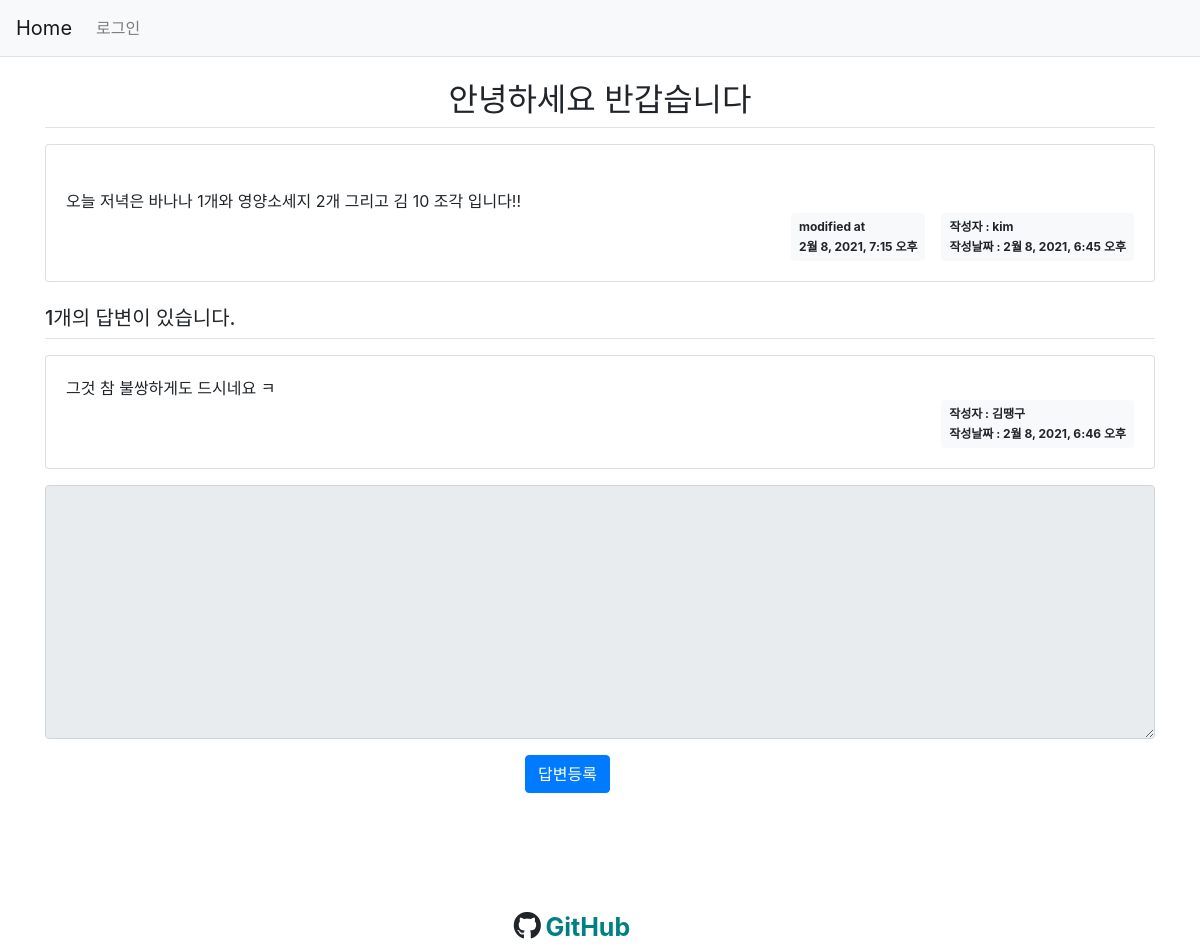
The page /232/ on the database as committed earlier.
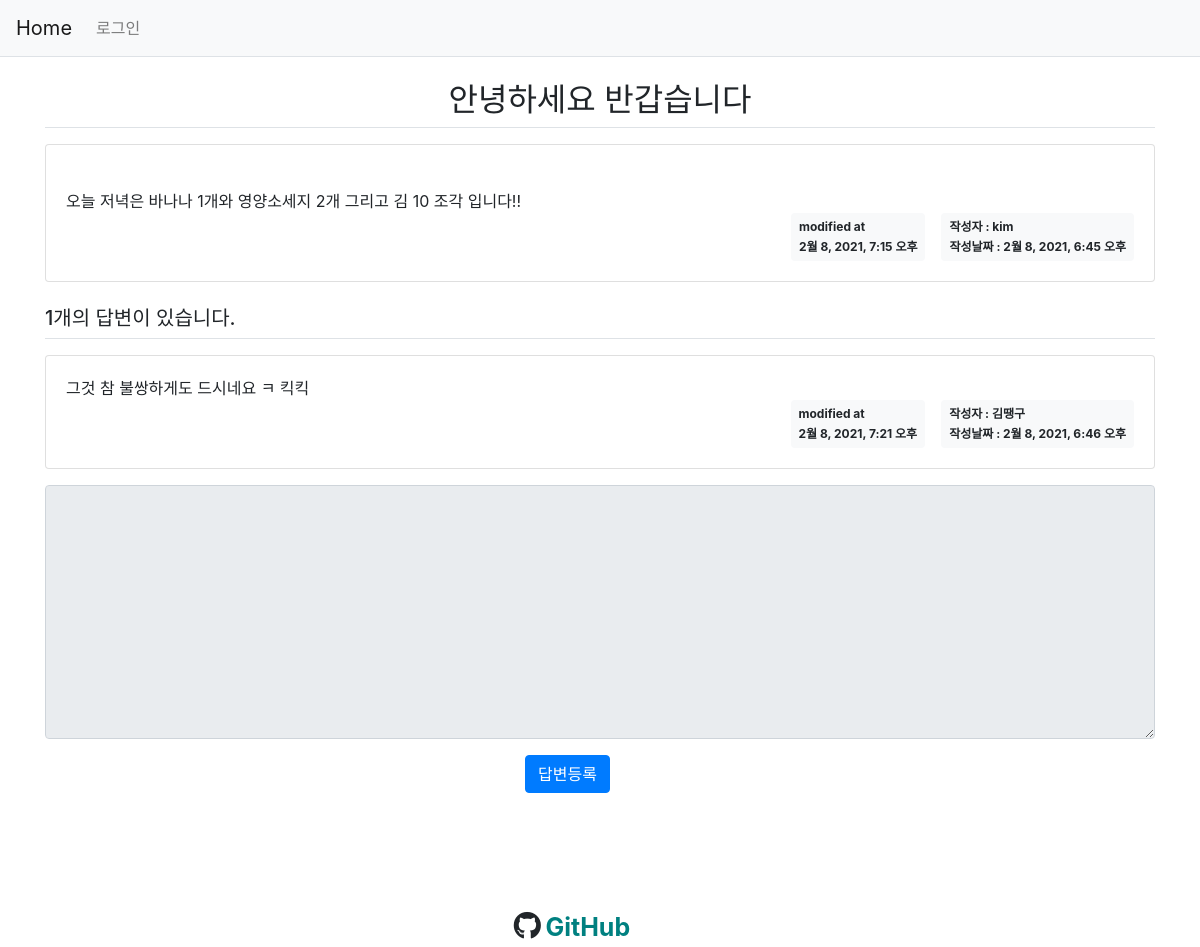
The same page on the database as committed later.
### pybo/models.py (models this page shows, shortened)
class Answer(models.Model):
    question = models.ForeignKey(Question, on_delete=models.CASCADE)
    content = models.TextField()
    create_date = models.DateTimeField()
    author = models.ForeignKey(
        User, on_delete=models.CASCADE, null=True
    )  # 계정이 삭제되면 연결된 질문 데이터 삭제
    modify_date = models.DateTimeField(null=True, blank=True)

### pybo/views.py (the view)
# urls.py: path("<int:pk>/", views.detail, name="detail"),
def detail(request, pk):
    try:
        get_question = Question.objects.get(pk=pk)
        context = {"get_question": get_question}
    except Question.DoesNotExist:
        messages.error(request, "조회된 질문이 없습니다.")
        return redirect("pybo:index")
    return render(request, "templates/detail.html", context)

### templates/detail.html (shortened to what this page needs)
{% extends 'base.html' %}
{% load static %}
    {% block content %}
    <div class="container my-3">
        <h2 class="border-bottom py-2" style="text-align: center;"> {{get_question.subject}}</h2>
        <div class="card my-3">
            <div class="card-body">
                <div class="card-text" style="white-space: pre-line;">
                    {{get_question.content}}
                </div>
                <div class="d-flex justify-content-end">
                    {% if get_question.modify_date %}
                    <div class="badge badge-light p-2 text-left mx-3">
                        <div class="mb-2">modified at</div>
                        <div>{{ get_question.modify_date }}</div>
                    </div>
                    {% endif %}
                    <div class="badge badge-light p-2 text-left">
                        <div class="mb-2">
                            <span style="text-align: center;">작성자 :  {{ get_question.author.username }}</span>
                        </div>
                        <div>
                            <span>작성날짜 : {{ get_question.create_date }}</span>
                        </div>
                    </div>
                </div>
            </div>
        </div>
        <h5 class="border-bottom my-3 py-2">{{get_question.answer_set.count}}개의 답변이 있습니다.</h5>
        {% for answer in get_question.answer_set.all %}
            <div class="card my-3">
                <div class="card-body" >
                    <div class="card-text" style="white-space: pre-line;"> {{answer.content}} </div>
                    <div class="d-flex justify-content-end">
                                {% if answer.modify_date %}
                                 <div class="badge badge-light p-2 text-left mx-3">
                                    <div class="mb-2">modified at</div>
                                    <div>{{ answer.modify_date }}</div>
                                 </div>
                              {% endif %}
                        <div class="badge badge-light p-2 text-left">
                            <div class="mb-2">
                                <span>작성자 : {{ answer.author.username }}</span>
                            </div>
                            <div>
                                <span>작성날짜 : {{ answer.create_date }}</span>
                            </div>
                        </div>
                    </div>
                </div>
        </div>
        {% endfor %}
    <form action=" {% url 'pybo:answer_create' get_question.id %} " method="POST" class="my-3">
        <div class="form-group">
            <textarea {% if not user.is_authenticated %}disabled{% endif %}
              name="content" id="content" class="form-control" rows="10"></textarea>
        </div>
        <input type="submit" value="답변등록" class="btn btn-primary" style="position: relative; left: 480px;">
    </form>
    {% endblock  %}

Rows that differ between the two databases and show on the page:
changed Answer "김땡구": content "그것 참 불쌍하게도 드시네요 ㅋ" → "그것 참 불쌍하게도 드시네요 ㅋ 킥킥"; modify_date (not shown) → "2월 8, 2021, 7:21 오후"
